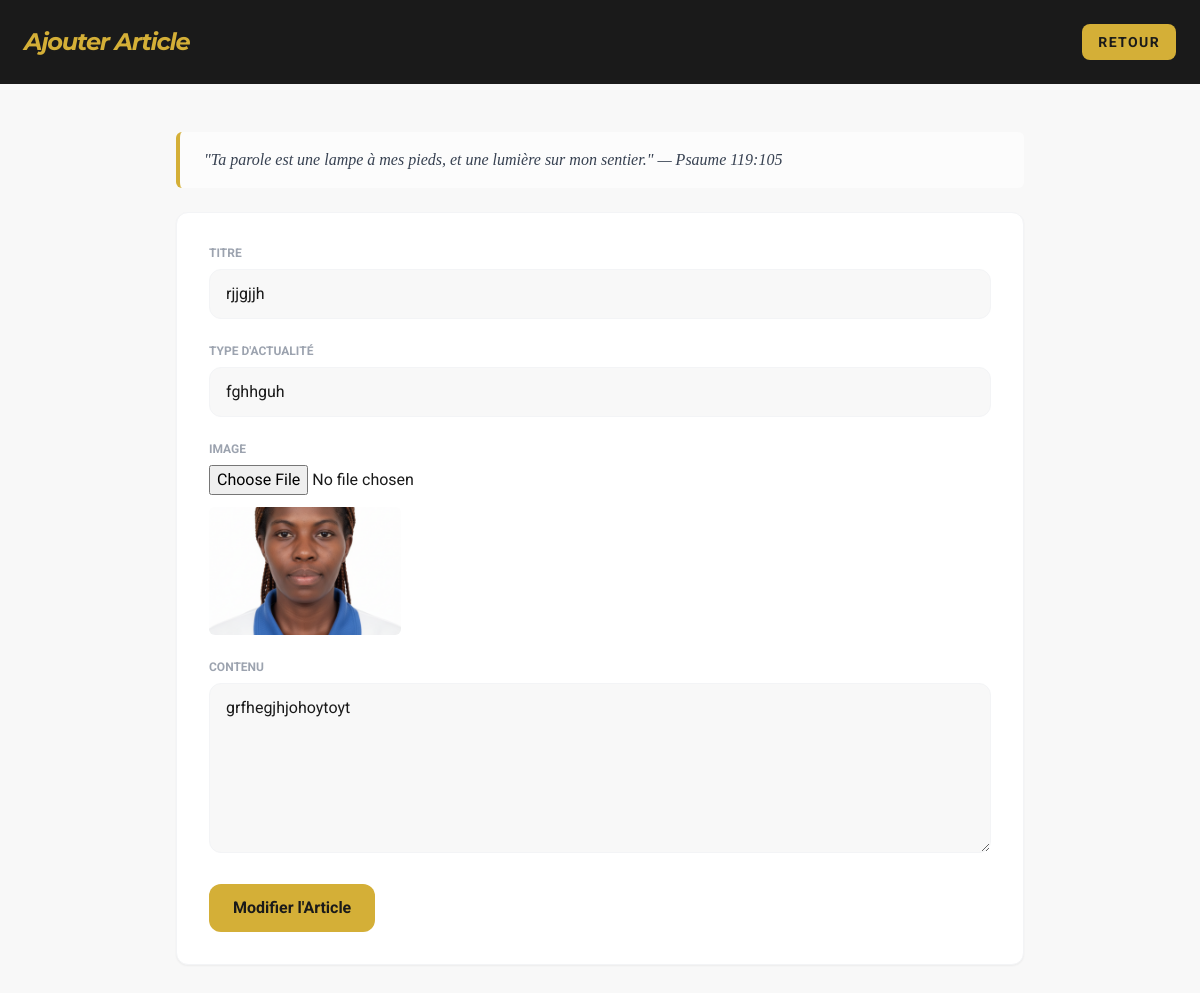
Page /edit-article/1/ (signed in) on the committed database.
### zogospel/models.py (models this page shows, shortened)
class Actualite(models.Model):
    titre = models.CharField(max_length=200)
    type_actualite = models.CharField(max_length=100)
    REGION_CHOICES = (
        ('local', 'Local'),
        ('afrique', 'Afrique'),
        ('international', 'International'),
    )
    region = models.CharField(max_length=20, choices=REGION_CHOICES, default='local')
    image = models.ImageField(upload_to='actualites/')
    contenu = models.TextField()
    date = models.DateField(auto_now_add=True)
    likes = models.PositiveIntegerField(default=0)

### zogospel/views.py (the view, shortened to what this page needs)
# urls.py: path('edit-article/<int:id>/', views.edit_actualite, name='edit_actualite'),
@login_required
def edit_actualite(request, id):
    actualite = get_object_or_404(Actualite, id=id)
    return render(request, 'admin/add_actualite.html', {'actualite': actualite, 'edit': True})

### templates/admin/add_actualite.html (shortened to what this page needs)
<!DOCTYPE html>
<html lang="fr">
<head>
    <script src="https://cdn.tailwindcss.com"></script>
</head>
<body class="bg-luxury-offwhite font-body text-luxury-black">
    <header class="bg-luxury-black text-luxury-white py-6">
        <div class="max-w-7xl mx-auto px-6 flex items-center justify-between">
            <h1 class="font-headers text-2xl font-bold tracking-tighter text-gold italic">Ajouter Article</h1>
            <a href="{% url 'admin_dashboard' %}" class="bg-gold text-luxury-black px-4 py-2 rounded-lg font-bold text-sm uppercase tracking-widest">Retour</a>
        </div>
    </header>
    <main class="max-w-4xl mx-auto px-6 py-12">
        <blockquote class="mb-6 border-l-4 border-gold pl-6 italic font-verset text-gray-700 bg-white/60 p-4 rounded-md">
            <p>"Ta parole est une lampe à mes pieds, et une lumière sur mon sentier." — Psaume 119:105</p>
        </blockquote>
        <form method="post" enctype="multipart/form-data" class="bg-white rounded-xl p-8 shadow-sm border border-gray-100">
            <div class="grid grid-cols-1 gap-6">
                <div>
                    <label class="block text-gray-400 text-xs font-bold uppercase mb-2">Titre</label>
                    <input type="text" name="titre" value="{% if actualite %}{{ actualite.titre }}{% endif %}" required class="w-full bg-luxury-offwhite border border-gray-100 rounded-xl px-4 py-3">
                </div>
                <div>
                    <label class="block text-gray-400 text-xs font-bold uppercase mb-2">Type d'actualité</label>
                    <input type="text" name="type_actualite" value="{% if actualite %}{{ actualite.type_actualite }}{% endif %}" required class="w-full bg-luxury-offwhite border border-gray-100 rounded-xl px-4 py-3">
                </div>
                <div>
                    <label class="block text-gray-400 text-xs font-bold uppercase mb-2">Image</label>
                    <input type="file" name="image" accept="image/*" class="w-full">
                    {% if actualite and actualite.image %}
                    <div class="mt-3"><img src="{{ actualite.image.url }}" class="w-48 h-32 object-cover rounded-md" alt="preview"></div>
                    {% endif %}
                </div>
                <div>
                    <label class="block text-gray-400 text-xs font-bold uppercase mb-2">Contenu</label>
                    <textarea name="contenu" rows="6" required class="w-full bg-luxury-offwhite border border-gray-100 rounded-xl px-4 py-3">{% if actualite %}{{ actualite.contenu }}{% endif %}</textarea>
                </div>
                <div>
                    <button type="submit" class="bg-gold hover:bg-gold-light text-luxury-black font-bold py-3 px-6 rounded-xl">{% if edit %}Modifier l'Article{% else %}Ajouter l'Article{% endif %}</button>
                </div>
            </div>
        </form>
    </main>
</body>
</html>

### rows in the picture
Actualite: titre "rjjgjjh", type_actualite "fghhguh", image (picture), contenu "grfhegjhjohoytoyt"
